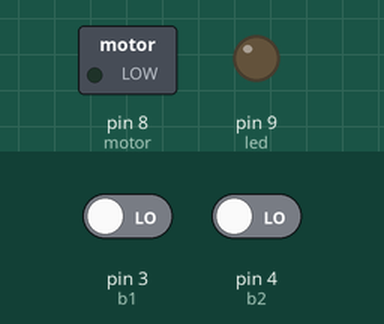
Bench run of a sketch on a simulated Arduino Uno, built with avr-gcc and run on an emulated ATmega328P. On the bench: switched loads named in the sketch (green lamp = pin HIGH), output pins drawn as LEDs (lit = HIGH). The inputs (shaded band) are chosen by the test bench; at power-on: pin 3 (b1) LOW, pin 4 (b2) LOW.

Above: at 1.2 s.
1.3 s: pin 3 (b1) driven HIGH
At 2.2 s:
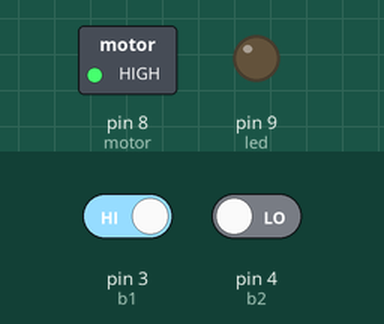
2.8 s: pin 4 (b2) driven HIGH
At 3.4 s:
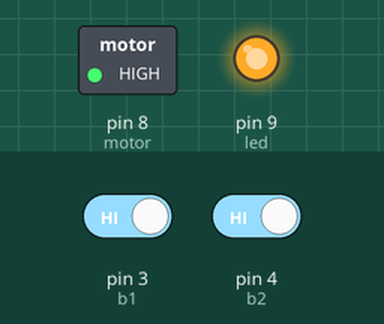
4.3 s: pin 4 (b2) driven LOW
At 5.7 s:
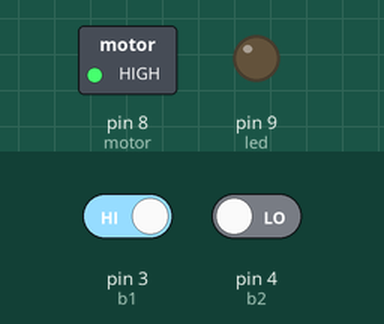
Timing chart, 0 to 7.3 s (numbered marks = the images above; inputs shaded):
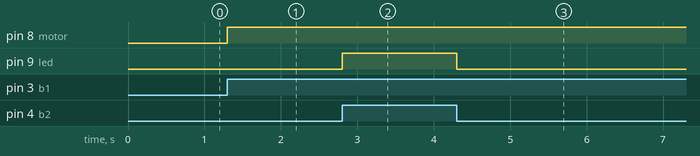

The sketch:

LED_MOTOR_using_SWITCH.ino
```cpp
const int led=9;
const int motor=8;
const int b1=3;
const int b2=4;

void setup()
{
  pinMode(b1,INPUT);
  pinMode(b2,INPUT);
  pinMode(motor,OUTPUT);
  pinMode(led,OUTPUT);
}
void loop()
{
  int b1_state=digitalRead(b1);
  int b2_state=digitalRead(b2);

  if(b1_state==HIGH)
  {
    digitalWrite(motor,HIGH);
  }

  if(b2_state==HIGH)
  {
    digitalWrite(led,HIGH);
  }
  else
  {
    digitalWrite(led,LOW);
  }
}
```

Measured:
- after the input at 1.3 s, pin 8 (motor): LOW → HIGH at once
- after the input at 2.8 s, pin 9 (led): LOW → HIGH at once
- after the input at 4.3 s, pin 9 (led): HIGH → LOW at once
